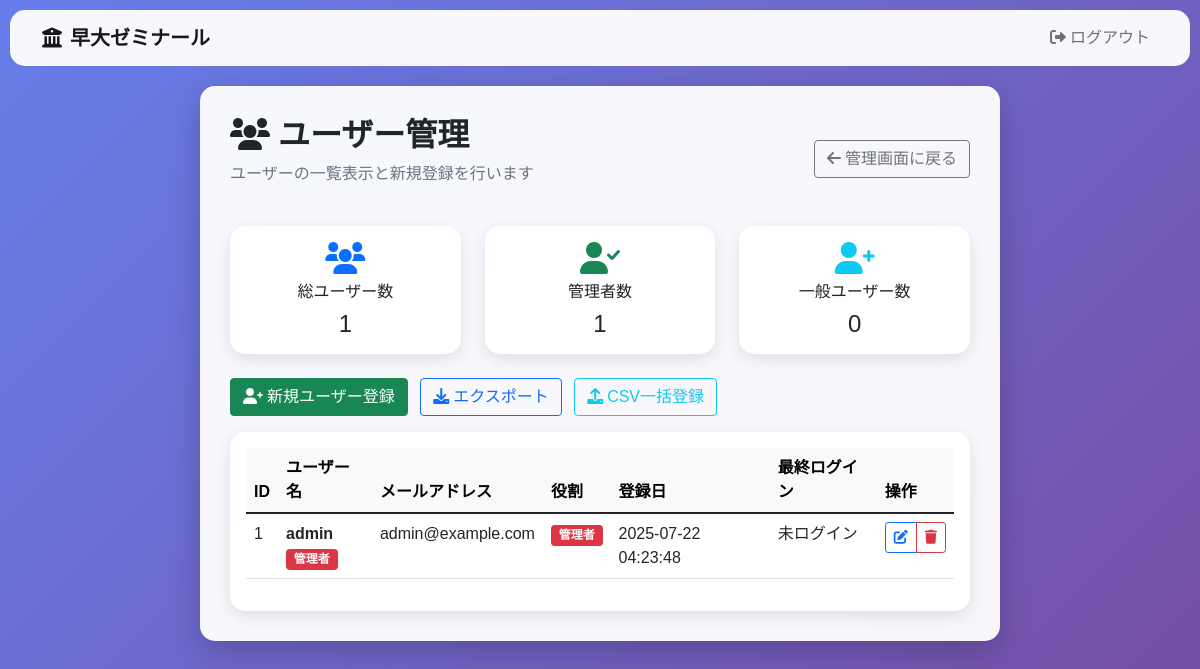
Page /admin/users (signed in) on the committed database.
### tables this page shows
CREATE TABLE users (
            id INTEGER PRIMARY KEY AUTOINCREMENT,
            student_number TEXT UNIQUE NOT NULL,
            username TEXT NOT NULL,
            email TEXT,
            password_hash TEXT NOT NULL,
            is_admin BOOLEAN DEFAULT FALSE,
            is_active BOOLEAN DEFAULT TRUE,
            created_at TIMESTAMP DEFAULT CURRENT_TIMESTAMP
        , last_login TIMESTAMP, full_name TEXT);

### routes/admin.py (the view)
@admin_bp.route('/admin/users')
@login_required
def admin_users():
    try:
        with get_db_connection() as conn:
            with get_db_cursor(conn) as cur:
                cur.execute('''
                    SELECT id, username, email, is_admin, full_name, created_at, last_login
                    FROM users
                    ORDER BY created_at DESC
                ''')
                users_data = cur.fetchall()
                users = []
                for user_data in users_data:
                    users.append({
                        'id': user_data[0],
                        'username': user_data[1],
                        'email': user_data[2],
                        'role': 'admin' if user_data[3] else 'user',
                        'full_name': user_data[4],
                        'created_at': user_data[5],
                        'last_login': user_data[6]
                    })
                return render_template('admin_users.html', users=users)
    except Exception as e:
        current_app.logger.error(f"ユーザー管理画面エラー: {e}")
        flash('ユーザー管理画面の読み込みに失敗しました', 'error')
        return redirect(url_for('admin.admin'))

### app.py (called while the page is built)
@app.context_processor
def inject_csrf_token():
    return dict(csrf_token=lambda: '')

@login_manager.user_loader
def load_user(user_id):
    try:
        with get_db_connection() as conn:
            with get_db_cursor(conn) as cur:
                cur.execute("SELECT id, username, password_hash, full_name, is_admin FROM users WHERE id = ?", (user_id,))
                user = cur.fetchone()
                if user:
                    return User(*user)
    except Exception as e:
        app.logger.error(f"ユーザー読み込みエラー: {e}")
    return None

@app.context_processor
def inject_timestamp():
    return {'timestamp': int(time.time())}

### utils/db.py (called while the page is built, shortened)
@contextmanager
def get_db_connection():
    db_type = os.getenv('DB_TYPE', 'sqlite')
    if db_type == 'sqlite':
        db_path = os.getenv('DB_PATH', 'flashcards.db')
        conn = None
        try:
            conn = sqlite3.connect(db_path)
            conn.row_factory = sqlite3.Row  # 辞書形式でアクセス可能にする
            yield conn
        finally:
            if conn:
                conn.close()

@contextmanager
def get_db_cursor(conn, cursor_factory=None):
    db_type = os.getenv('DB_TYPE', 'sqlite')
    if db_type == 'sqlite':
        cursor = conn.cursor()
        try:
            yield cursor
        finally:
            cursor.close()

### templates/admin_users.html (shortened to what this page needs)
{% extends "base.html" %}
{% block content %}
<div class="mb-4">
    <div class="d-flex justify-content-between align-items-center">
        <div>
            <h2 class="fw-bold">
                <i class="fas fa-users me-2"></i>ユーザー管理
            </h2>
            <p class="text-muted">ユーザーの一覧表示と新規登録を行います</p>
        </div>
        <div>
            <a href="{{ url_for('admin.admin') }}" class="btn btn-outline-secondary">
                <i class="fas fa-arrow-left me-1"></i>管理画面に戻る
            </a>
        </div>
    </div>
</div>
<div class="row g-4 mb-4">
    <div class="col-md-4">
        <div class="card text-center">
            <div class="card-body">
                <i class="fas fa-users fa-2x text-primary mb-2"></i>
                <h6 class="card-title">総ユーザー数</h6>
                <p class="card-text h4">{{ users|length }}</p>
            </div>
        </div>
    </div>
    <div class="col-md-4">
        <div class="card text-center">
            <div class="card-body">
                <i class="fas fa-user-check fa-2x text-success mb-2"></i>
                <h6 class="card-title">管理者数</h6>
                <p class="card-text h4">{{ users|selectattr('role', 'equalto', 'admin')|list|length }}</p>
            </div>
        </div>
    </div>
    <div class="col-md-4">
        <div class="card text-center">
            <div class="card-body">
                <i class="fas fa-user-plus fa-2x text-info mb-2"></i>
                <h6 class="card-title">一般ユーザー数</h6>
                <p class="card-text h4">{{ users|selectattr('role', 'equalto', 'user')|list|length }}</p>
            </div>
        </div>
    </div>
</div>
<div class="mb-3">
    <button class="btn btn-success me-2" onclick="showAddUserModal()">
        <i class="fas fa-user-plus me-1"></i>新規ユーザー登録
    </button>
    <button class="btn btn-outline-primary me-2" onclick="exportUsers()">
        <i class="fas fa-download me-1"></i>エクスポート
    </button>
    <button class="btn btn-outline-info me-2" onclick="showCsvUserUploadModal()">
        <i class="fas fa-upload me-1"></i>CSV一括登録
    </button>
</div>
<div class="card">
    <div class="card-body">
        <div class="table-responsive">
            <table class="table table-hover">
                <thead class="table-light">
                    <tr>
                        <th>ID</th>
                        <th>ユーザー名</th>
                        <th>メールアドレス</th>
                        <th>役割</th>
                        <th>登録日</th>
                        <th>最終ログイン</th>
                        <th>操作</th>
                    </tr>
                </thead>
                <tbody>
                    {% for user in users %}
                    <tr>
                        <td>{{ user.id }}</td>
                        <td>
                            <div class="fw-bold">{{ user.username }}</div>
                            {% if user.role == 'admin' %}
                                <span class="badge bg-danger">管理者</span>
                            {% endif %}
                        </td>
                        <td>{{ user.email or '未設定' }}</td>
                        <td>
                            {% if user.role == 'admin' %}
                                <span class="badge bg-danger">管理者</span>
                            {% else %}
                                <span class="badge bg-primary">一般ユーザー</span>
                            {% endif %}
                        </td>
                        <td>{{ user.created_at or '不明' }}</td>
                        <td>{{ user.last_login or '未ログイン' }}</td>
                        <td>
                            <div class="btn-group btn-group-sm" role="group">
                                <button class="btn btn-outline-primary" onclick="editUser({{ user.id }})" title="編集">
                                    <i class="fas fa-edit"></i>
                                </button>
                                <button class="btn btn-outline-danger" onclick="deleteUser({{ user.id }})" title="削除">
                                    <i class="fas fa-trash"></i>
                                </button>
                            </div>
                        </td>
                    </tr>
                    {% endfor %}
                </tbody>
            </table>
        </div>
    </div>
</div>
{% endblock %}

### templates/base.html (shortened to what this page needs)
<!DOCTYPE html>
<html lang="ja">
<head>
    <link href="https://cdn.jsdelivr.net/npm/bootstrap@5.1.3/dist/css/bootstrap.min.css" rel="stylesheet">
    <link href="https://cdnjs.cloudflare.com/ajax/libs/font-awesome/6.0.0/css/all.min.css" rel="stylesheet">
</head>
<body>
    <nav class="navbar navbar-expand-lg navbar-light">
        <div class="container">
            <a class="navbar-brand fw-bold" href="{{ url_for('home') }}">
                <i class="fas fa-university me-2"></i>早大ゼミナール
            </a>
            <div class="collapse navbar-collapse" id="navbarNav">
                <ul class="navbar-nav ms-auto">
                    {% if current_user.is_authenticated %}
                        <li class="nav-item">
                            <a class="nav-link" href="{{ url_for('auth.logout') }}">
                                <i class="fas fa-sign-out-alt me-1"></i>ログアウト
                            </a>
                        </li>
                    {% endif %}
                </ul>
            </div>
        </div>
    </nav>
    <div class="container">
        <div class="main-container">
            {% block content %}{% endblock %}
        </div>
    </div>
</body>
</html>

### templates/base.html (style rules this page uses)
body { background: linear-gradient(135deg, #667eea 0%, #764ba2 100%); min-height: 100vh; font-family: 'Hiragino Kaku Gothic ProN', 'Yu Gothic', sans-serif; }
.main-container { background: rgba(255, 255, 255, 0.95); border-radius: 15px; box-shadow: 0 10px 30px rgba(0, 0, 0, 0.2); margin: 20px auto; padding: 30px; max-width: 800px; }
.card { border: none; border-radius: 15px; box-shadow: 0 5px 15px rgba(0, 0, 0, 0.1); transition: all 0.3s ease; }
.navbar { background: rgba(255, 255, 255, 0.95) !important; backdrop-filter: blur(10px); border-radius: 15px; margin: 10px; }

### rows in the picture
users: id "1", username "admin", email "admin@example.com", created_at "2025-07-22 04:23:48", last_login "未ログイン"

### other values in the picture
{{ users|length }} "1"
{{ users|selectattr('role', 'equalto', 'admin')|list|length }} "1"
{{ users|selectattr('role', 'equalto', 'user')|list|length }} "0"
